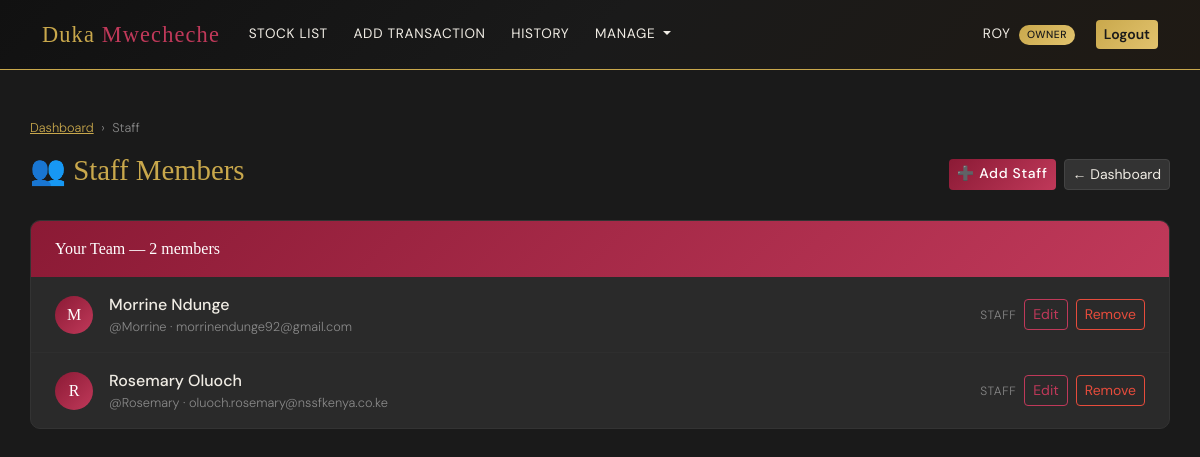
The page /business/staff/ (signed in) on the database its author committed.
### accounts/models.py (models this page shows, shortened)
class UserProfile(models.Model):
    ROLE_CHOICES = [
        ('owner', 'Owner'),
        ('staff', 'Staff'),
    ]
    user = models.OneToOneField(User, on_delete=models.CASCADE)
    business = models.ForeignKey(Business, on_delete=models.CASCADE,
                                  related_name='users', null=True, blank=True)
    role = models.CharField(max_length=10, choices=ROLE_CHOICES, default='staff')
    phone = models.CharField(max_length=20, blank=True)  # ← add this
    @property
    def is_owner(self):
        return self.role == 'owner'

### accounts/views.py (the view)
# urls.py: path('staff/', views.staff_list, name='staff_list'),
@login_required
def staff_list(request):
    try:
        user_profile = request.user.userprofile
    except Exception:
        return redirect('home')
    if not user_profile.is_owner:
        messages.error(request, "Only business owners can view staff.")
        return redirect('home')
    staff = UserProfile.objects.filter(
        business=user_profile.business,
        role='staff'
    ).select_related('user')
    return render(request, 'accounts/staff_list.html', {'staff': staff})

### templates/accounts/staff_list.html (shortened to what this page needs)
{% extends "base.html" %}
{% block content %}
<nav style="font-size:0.8rem; color:var(--muted); margin-bottom:1rem;">
    <a href="{% url 'home' %}" style="color:var(--gold)">Dashboard</a>
    <span class="mx-1">›</span>
    <span>Staff</span>
</nav>
<div class="d-flex justify-content-between align-items-center mb-4">
    <h2 class="page-title">👥 Staff Members</h2>
    <div class="d-flex gap-2">
        <a href="{% url 'add_staff' %}" class="btn btn-primary btn-sm">➕ Add Staff</a>
        <a href="{% url 'home' %}" class="btn btn-secondary btn-sm">← Dashboard</a>
    </div>
</div>
<div class="staff-card">
    <div class="staff-card-header">
        Your Team — {{ staff|length }} member{{ staff|length|pluralize }}
    </div>
    {% for profile in staff %}
<div class="staff-row">
    <div class="d-flex align-items-center">
        <div class="staff-avatar">
            {{ profile.user.username|slice:":1"|upper }}
        </div>
        <div>
            <div class="staff-name">
                {{ profile.user.get_full_name|default:profile.user.username }}
            </div>
            <div class="staff-detail">
                @{{ profile.user.username }}
                {% if profile.user.email %} · {{ profile.user.email }}{% endif %}
            </div>
        </div>
    </div>
    <div class="d-flex gap-2 align-items-center">
        <span style="font-size:0.75rem; color:var(--muted);
                     text-transform:uppercase; letter-spacing:0.05em;">Staff</span>
        <a href="{% url 'edit_staff' profile.user.id %}"
           class="btn btn-sm btn-outline-primary">Edit</a>
        <a href="{% url 'delete_staff' profile.user.id %}"
           class="btn btn-sm btn-outline-danger">Remove</a>
    </div>
</div>
{% empty %}
<div style="padding:2rem; text-align:center; color:var(--muted);">
    No staff members yet.
    <a href="{% url 'add_staff' %}" style="color:var(--gold)">Add your first staff member →</a>
</div>
{% endfor %}
</div>
{% endblock %}

### templates/base.html (shortened to what this page needs)
<!DOCTYPE html>
<html lang="en">
<head>
    {% load django_bootstrap5 %}
    {% bootstrap_css %}
</head>
<body>
    <nav class="navbar navbar-expand-lg">
        <div class="container">
            <a class="navbar-brand" href="{% url 'home' %}">
                Duka <span>Mwecheche</span>
            </a>
            <div class="collapse navbar-collapse" id="navbarNav">
                {% if user.is_authenticated %}
                <ul class="navbar-nav me-auto">
                    <li class="nav-item">
                        <a class="nav-link" href="{% url 'stock_list' %}">Stock List</a>
                    </li>
                    <li class="nav-item">
                        <a class="nav-link" href="{% url 'add_transaction' %}">Add Transaction</a>
                    </li>
                    <li class="nav-item">
                        <a class="nav-link" href="{% url 'transaction_history' %}">History</a>
                    </li>
                    {% if user.userprofile.is_owner %}
                    <li class="nav-item dropdown">
                        <a class="nav-link dropdown-toggle" href="#" data-bs-toggle="dropdown">
                            Manage
                        </a>
                    </li>
                    {% endif %}
                </ul>
                <ul class="navbar-nav ms-auto align-items-center gap-2">
                    <li class="nav-item">
                        <span class="nav-link">
                            {{ user.username }}
                            {% if user.userprofile.is_owner %}
                                <span class="badge-role badge-owner ms-1">Owner</span>
                            {% else %}
                                <span class="badge-role badge-staff ms-1">Staff</span>
                            {% endif %}
                        </span>
                    </li>
                    <li class="nav-item">
                        <form method="post" action="{% url 'logout' %}" style="display:inline;">
                            <button type="submit" class="btn btn-sm btn-gold">Logout</button>
                        </form>
                    </li>
                </ul>
                {% endif %}
            </div>
        </div>
    </nav>
    <div class="container main-content">
        {% block content %}
        {% endblock %}
    </div>
</body>
</html>

### templates/base.html (style rules this page uses)
:root { --onyx: #1a1a1a; --onyx-light: #242424; --onyx-card: #2a2a2a; --gold: #c9a84c; --gold-light: #e2c36e; --pearl: #f0ece4; --raspberry: #c0395a; --raspberry-dark: #8b1a35; --white: #ffffff; --muted: #888888; --success: #2ecc71; --warning: #f39c12; --danger: #e74c3c; }
* { box-sizing: border-box; margin: 0; padding: 0; }
body { background-color: var(--onyx); color: var(--pearl); font-family: 'DM Sans', sans-serif; font-weight: 300; min-height: 100vh; }
.navbar { background: linear-gradient(135deg, #111111 0%, #1a1a1a 50%, #1f1a14 100%); border-bottom: 1px solid var(--gold); padding: 0.8rem 0; position: sticky; top: 0; z-index: 1000; }
.navbar-brand { font-family: 'Playfair Display', serif; font-size: 1.4rem; color: var(--gold) !important; letter-spacing: 0.05em; text-decoration: none; }
.navbar-brand span { color: var(--raspberry); }
.nav-link { color: var(--pearl) !important; font-size: 0.85rem; font-weight: 400; letter-spacing: 0.05em; padding: 0.4rem 0.8rem !important; transition: color 0.2s; text-transform: uppercase; }
.badge-role { font-size: 0.65rem; padding: 0.2rem 0.5rem; border-radius: 20px; letter-spacing: 0.05em; text-transform: uppercase; font-weight: 500; }
.badge-owner { background: linear-gradient(135deg, var(--gold), var(--gold-light)); color: var(--onyx); }
.btn-primary { background: linear-gradient(135deg, var(--raspberry-dark), var(--raspberry)); border: none; color: white; font-weight: 500; letter-spacing: 0.05em; transition: all 0.2s; }
.btn-secondary { background: #333; border: 1px solid #444; color: var(--pearl); }
.btn-outline-primary { border: 1px solid var(--raspberry); color: var(--raspberry); background: transparent; }
.btn-outline-danger { border: 1px solid var(--danger); color: var(--danger); background: transparent; }
.btn-gold { background: linear-gradient(135deg, var(--gold), var(--gold-light)); border: none; color: var(--onyx); font-weight: 600; }
.main-content { padding: 2rem 0 4rem; }
.page-title { font-family: 'Playfair Display', serif; color: var(--gold); font-size: 1.8rem; }

### templates/accounts/staff_list.html (style rules this page uses)
.staff-card { background: var(--onyx-card); border: 1px solid #333; border-radius: 10px; overflow: hidden; }
.staff-card-header { background: linear-gradient(135deg, var(--raspberry-dark), var(--raspberry)); padding: 1rem 1.5rem; font-family: 'Playfair Display', serif; color: white; }
.staff-row { display: flex; justify-content: space-between; align-items: center; padding: 1rem 1.5rem; border-bottom: 1px solid #2e2e2e; }
.staff-row:last-child { border-bottom: none; }
.staff-avatar { width: 38px; height: 38px; border-radius: 50%; background: linear-gradient(135deg, var(--raspberry-dark), var(--raspberry)); display: flex; align-items: center; justify-content: center; font-family: 'Playfair Display', serif; font-size: 1rem; color: white; margin-right: 1rem; flex-shrink: 0; }
.staff-name { font-weight: 500; color: var(--pearl); }
.staff-detail { font-size: 0.8rem; color: var(--muted); }

### rows shown on the page
UserProfile: user.username "M", user.get_full_name "Morrine Ndunge", user.username "Morrine", user.email "morrinendunge92@gmail.com"
UserProfile: user.username "R", user.get_full_name "Rosemary Oluoch", user.username "Rosemary", user.email "oluoch.rosemary@nssfkenya.co.ke"

### other values the page prints
{{ user.username }} "ROY"
{{ staff|length }} "2"
